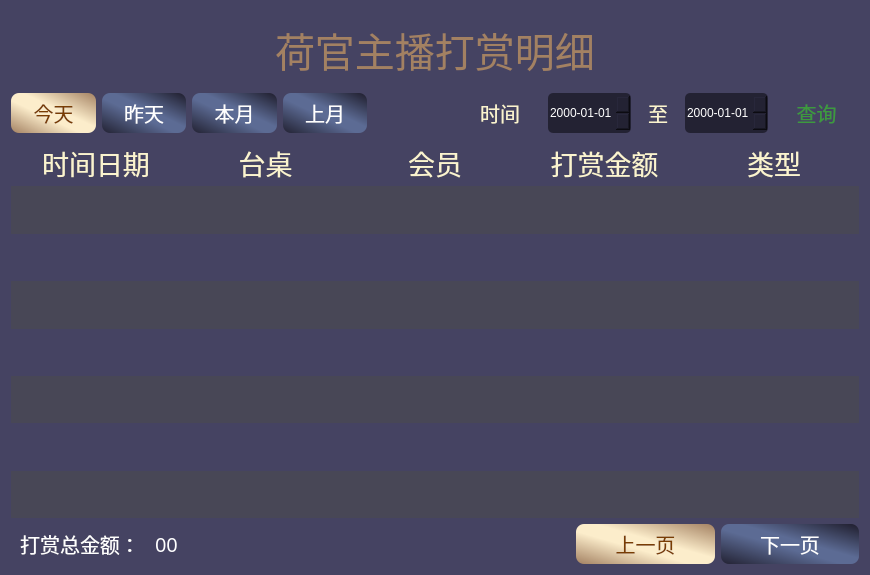
<?xml version="1.0" encoding="UTF-8"?>
<ui version="4.0">
 <class>MMoney</class>
 <widget class="QWidget" name="MMoney">
  <property name="geometry">
   <rect>
    <x>0</x>
    <y>0</y>
    <width>870</width>
    <height>575</height>
   </rect>
  </property>
  <property name="windowTitle">
   <string>Form</string>
  </property>
  <property name="styleSheet">
   <string notr="true">background-color: rgb(69, 67, 98);</string>
  </property>
  <layout class="QVBoxLayout" name="verticalLayout" stretch="1,1,5,1">
   <item>
    <layout class="QHBoxLayout" name="horizontalLayout" stretch="1,0,1">
     <item>
      <spacer name="horizontalSpacer">
       <property name="orientation">
        <enum>Qt::Horizontal</enum>
       </property>
       <property name="sizeHint" stdset="0">
        <size>
         <width>40</width>
         <height>20</height>
        </size>
       </property>
      </spacer>
     </item>
     <item>
      <widget class="QLabel" name="label">
       <property name="font">
        <font>
         <family>微软雅黑</family>
         <pointsize>30</pointsize>
        </font>
       </property>
       <property name="styleSheet">
        <string notr="true">background-color: transparent;
color: qlineargradient(spread:pad, x1:0, y1:1, x2:0, y2:0, stop:0 rgba(163, 129, 98, 255), stop:1 rgba(252, 237, 203, 255));</string>
       </property>
       <property name="text">
        <string>荷官主播打赏明细</string>
       </property>
       <property name="alignment">
        <set>Qt::AlignLeading|Qt::AlignLeft|Qt::AlignVCenter</set>
       </property>
      </widget>
     </item>
     <item>
      <spacer name="horizontalSpacer_2">
       <property name="orientation">
        <enum>Qt::Horizontal</enum>
       </property>
       <property name="sizeHint" stdset="0">
        <size>
         <width>40</width>
         <height>20</height>
        </size>
       </property>
      </spacer>
     </item>
    </layout>
   </item>
   <item>
    <layout class="QHBoxLayout" name="horizontalLayout_2" stretch="2,2,2,2,2,2,0,1,0,2">
     <item>
      <widget class="QPushButton" name="pu_today">
       <property name="minimumSize">
        <size>
         <width>0</width>
         <height>40</height>
        </size>
       </property>
       <property name="font">
        <font>
         <family>方正粗黑宋简体</family>
         <pointsize>15</pointsize>
        </font>
       </property>
       <property name="styleSheet">
        <string notr="true">background-color: qlineargradient(spread:pad, x1:1, y1:0, x2:0, y2:1, stop:0 rgba(163, 129, 98, 255), stop:0.431818 rgba(252, 237, 203, 255), stop:0.590909 rgba(252, 237, 203, 255), stop:1 rgba(163, 129, 98, 255));
border-radius: 8px;
color: rgb(121, 61, 3);</string>
       </property>
       <property name="text">
        <string>今天</string>
       </property>
      </widget>
     </item>
     <item>
      <widget class="QPushButton" name="pu_yesterday">
       <property name="minimumSize">
        <size>
         <width>0</width>
         <height>40</height>
        </size>
       </property>
       <property name="font">
        <font>
         <family>方正粗黑宋简体</family>
         <pointsize>15</pointsize>
        </font>
       </property>
       <property name="styleSheet">
        <string notr="true">background-color: qlineargradient(spread:reflect, x1:0, y1:1, x2:1, y2:0, stop:0 rgba(35, 34, 51, 255), stop:0.4375 rgba(92, 107, 148, 255), stop:0.568182 rgba(92, 107, 148, 255), stop:0.971591 rgba(35, 34, 51, 255), stop:1 rgba(35, 34, 51, 255));
border-radius: 8px;
color: rgb(255, 255, 255);</string>
       </property>
       <property name="text">
        <string>昨天</string>
       </property>
      </widget>
     </item>
     <item>
      <widget class="QPushButton" name="pu_now_month">
       <property name="minimumSize">
        <size>
         <width>0</width>
         <height>40</height>
        </size>
       </property>
       <property name="font">
        <font>
         <family>方正粗黑宋简体</family>
         <pointsize>15</pointsize>
        </font>
       </property>
       <property name="styleSheet">
        <string notr="true">background-color: qlineargradient(spread:reflect, x1:0, y1:1, x2:1, y2:0, stop:0 rgba(35, 34, 51, 255), stop:0.4375 rgba(92, 107, 148, 255), stop:0.568182 rgba(92, 107, 148, 255), stop:0.971591 rgba(35, 34, 51, 255), stop:1 rgba(35, 34, 51, 255));
border-radius: 8px;
color: rgb(255, 255, 255);</string>
       </property>
       <property name="text">
        <string>本月</string>
       </property>
      </widget>
     </item>
     <item>
      <widget class="QPushButton" name="pu_front_month">
       <property name="minimumSize">
        <size>
         <width>0</width>
         <height>40</height>
        </size>
       </property>
       <property name="font">
        <font>
         <family>方正粗黑宋简体</family>
         <pointsize>15</pointsize>
        </font>
       </property>
       <property name="styleSheet">
        <string notr="true">background-color: qlineargradient(spread:reflect, x1:0, y1:1, x2:1, y2:0, stop:0 rgba(35, 34, 51, 255), stop:0.4375 rgba(92, 107, 148, 255), stop:0.568182 rgba(92, 107, 148, 255), stop:0.971591 rgba(35, 34, 51, 255), stop:1 rgba(35, 34, 51, 255));
border-radius: 8px;
color: rgb(255, 255, 255);</string>
       </property>
       <property name="text">
        <string>上月</string>
       </property>
      </widget>
     </item>
     <item>
      <spacer name="horizontalSpacer_3">
       <property name="orientation">
        <enum>Qt::Horizontal</enum>
       </property>
       <property name="sizeHint" stdset="0">
        <size>
         <width>40</width>
         <height>20</height>
        </size>
       </property>
      </spacer>
     </item>
     <item>
      <widget class="QLabel" name="label_2">
       <property name="font">
        <font>
         <family>方正粗黑宋简体</family>
         <pointsize>15</pointsize>
        </font>
       </property>
       <property name="styleSheet">
        <string notr="true">background-color: transparent;
color: rgb(251, 244, 207);
</string>
       </property>
       <property name="text">
        <string>时间</string>
       </property>
       <property name="alignment">
        <set>Qt::AlignCenter</set>
       </property>
      </widget>
     </item>
     <item>
      <widget class="QDateTimeEdit" name="dateTimeEdit_begin">
       <property name="minimumSize">
        <size>
         <width>0</width>
         <height>40</height>
        </size>
       </property>
       <property name="styleSheet">
        <string notr="true">background-color: rgb(35, 34, 51);
border-radius: 5px;
border: 3px;
color: rgb(255, 255, 255);</string>
       </property>
       <property name="date">
        <date>
         <year>2000</year>
         <month>1</month>
         <day>1</day>
        </date>
       </property>
       <property name="currentSection">
        <enum>QDateTimeEdit::YearSection</enum>
       </property>
       <property name="displayFormat">
        <string>yyyy-MM-dd</string>
       </property>
      </widget>
     </item>
     <item>
      <widget class="QLabel" name="label_3">
       <property name="font">
        <font>
         <family>方正粗黑宋简体</family>
         <pointsize>15</pointsize>
        </font>
       </property>
       <property name="styleSheet">
        <string notr="true">background-color: transparent;
color: rgb(251, 244, 207);
</string>
       </property>
       <property name="text">
        <string>至</string>
       </property>
       <property name="alignment">
        <set>Qt::AlignCenter</set>
       </property>
      </widget>
     </item>
     <item>
      <widget class="QDateTimeEdit" name="dateTimeEdit_end">
       <property name="minimumSize">
        <size>
         <width>0</width>
         <height>40</height>
        </size>
       </property>
       <property name="styleSheet">
        <string notr="true">background-color: rgb(35, 34, 51);
border-radius: 5px;
border: 3px;
color: rgb(255, 255, 255);</string>
       </property>
       <property name="displayFormat">
        <string>yyyy-MM-dd</string>
       </property>
      </widget>
     </item>
     <item>
      <widget class="QPushButton" name="pu_search">
       <property name="minimumSize">
        <size>
         <width>0</width>
         <height>40</height>
        </size>
       </property>
       <property name="font">
        <font>
         <family>方正粗黑宋简体</family>
         <pointsize>15</pointsize>
        </font>
       </property>
       <property name="styleSheet">
        <string notr="true">color: rgb(61, 154, 61);
background-color: transparent;
border-radius: 1px;</string>
       </property>
       <property name="text">
        <string>查询</string>
       </property>
      </widget>
     </item>
    </layout>
   </item>
   <item>
    <layout class="QGridLayout" name="gridLayout">
     <property name="spacing">
      <number>0</number>
     </property>
     <item row="5" column="1">
      <widget class="QLabel" name="label_four_deskNum">
       <property name="font">
        <font>
         <family>方正粗黑宋简体</family>
         <pointsize>18</pointsize>
        </font>
       </property>
       <property name="styleSheet">
        <string notr="true">background-color: transparent;
color: rgb(255, 255, 255);</string>
       </property>
       <property name="text">
        <string/>
       </property>
       <property name="alignment">
        <set>Qt::AlignCenter</set>
       </property>
      </widget>
     </item>
     <item row="8" column="0">
      <widget class="QLabel" name="label_seven_creatime">
       <property name="font">
        <font>
         <family>方正粗黑宋简体</family>
         <pointsize>18</pointsize>
        </font>
       </property>
       <property name="styleSheet">
        <string notr="true">background-color: rgb(72, 71, 86);
color: rgb(255, 255, 255);</string>
       </property>
       <property name="text">
        <string/>
       </property>
       <property name="alignment">
        <set>Qt::AlignCenter</set>
       </property>
      </widget>
     </item>
     <item row="1" column="4">
      <widget class="QLabel" name="label_14">
       <property name="font">
        <font>
         <family>方正粗黑宋简体</family>
         <pointsize>18</pointsize>
        </font>
       </property>
       <property name="styleSheet">
        <string notr="true">background-color: rgb(72, 71, 86);
color: rgb(255, 255, 255);</string>
       </property>
       <property name="text">
        <string/>
       </property>
       <property name="alignment">
        <set>Qt::AlignCenter</set>
       </property>
      </widget>
     </item>
     <item row="4" column="0">
      <widget class="QLabel" name="label_three_creatime">
       <property name="font">
        <font>
         <family>方正粗黑宋简体</family>
         <pointsize>18</pointsize>
        </font>
       </property>
       <property name="styleSheet">
        <string notr="true">background-color: rgb(72, 71, 86);color: rgb(255, 255, 255);</string>
       </property>
       <property name="text">
        <string/>
       </property>
       <property name="alignment">
        <set>Qt::AlignCenter</set>
       </property>
      </widget>
     </item>
     <item row="8" column="1">
      <widget class="QLabel" name="label_seven_deskNum">
       <property name="font">
        <font>
         <family>方正粗黑宋简体</family>
         <pointsize>18</pointsize>
        </font>
       </property>
       <property name="styleSheet">
        <string notr="true">background-color: rgb(72, 71, 86);
color: rgb(255, 255, 255);</string>
       </property>
       <property name="text">
        <string/>
       </property>
       <property name="alignment">
        <set>Qt::AlignCenter</set>
       </property>
      </widget>
     </item>
     <item row="4" column="2">
      <widget class="QLabel" name="label_26">
       <property name="font">
        <font>
         <family>方正粗黑宋简体</family>
         <pointsize>18</pointsize>
        </font>
       </property>
       <property name="styleSheet">
        <string notr="true">background-color: rgb(72, 71, 86);
color: rgb(255, 255, 255);</string>
       </property>
       <property name="text">
        <string/>
       </property>
       <property name="alignment">
        <set>Qt::AlignCenter</set>
       </property>
      </widget>
     </item>
     <item row="6" column="2">
      <widget class="QLabel" name="label_25">
       <property name="font">
        <font>
         <family>方正粗黑宋简体</family>
         <pointsize>18</pointsize>
        </font>
       </property>
       <property name="styleSheet">
        <string notr="true">background-color: rgb(72, 71, 86);
color: rgb(255, 255, 255);</string>
       </property>
       <property name="text">
        <string/>
       </property>
       <property name="alignment">
        <set>Qt::AlignCenter</set>
       </property>
      </widget>
     </item>
     <item row="1" column="1">
      <widget class="QLabel" name="label_one_deskNum">
       <property name="font">
        <font>
         <family>方正粗黑宋简体</family>
         <pointsize>18</pointsize>
        </font>
       </property>
       <property name="styleSheet">
        <string notr="true">background-color: rgb(72, 71, 86);
color: rgb(255, 255, 255);</string>
       </property>
       <property name="text">
        <string/>
       </property>
       <property name="alignment">
        <set>Qt::AlignCenter</set>
       </property>
      </widget>
     </item>
     <item row="5" column="4">
      <widget class="QLabel" name="label_30">
       <property name="font">
        <font>
         <family>方正粗黑宋简体</family>
         <pointsize>18</pointsize>
        </font>
       </property>
       <property name="styleSheet">
        <string notr="true">background-color: transparent;
color: rgb(255, 255, 255);</string>
       </property>
       <property name="text">
        <string/>
       </property>
       <property name="alignment">
        <set>Qt::AlignCenter</set>
       </property>
      </widget>
     </item>
     <item row="0" column="2">
      <widget class="QLabel" name="label_41">
       <property name="font">
        <font>
         <family>方正粗黑宋简体</family>
         <pointsize>20</pointsize>
        </font>
       </property>
       <property name="styleSheet">
        <string notr="true">background-color: transparent;
color: rgb(251, 244, 207);</string>
       </property>
       <property name="text">
        <string>会员</string>
       </property>
       <property name="alignment">
        <set>Qt::AlignCenter</set>
       </property>
      </widget>
     </item>
     <item row="5" column="3">
      <widget class="QLabel" name="label_four_money">
       <property name="font">
        <font>
         <family>方正粗黑宋简体</family>
         <pointsize>18</pointsize>
        </font>
       </property>
       <property name="styleSheet">
        <string notr="true">background-color: transparent;
color: rgb(255, 255, 255);</string>
       </property>
       <property name="text">
        <string/>
       </property>
       <property name="alignment">
        <set>Qt::AlignCenter</set>
       </property>
      </widget>
     </item>
     <item row="4" column="4">
      <widget class="QLabel" name="label_29">
       <property name="font">
        <font>
         <family>方正粗黑宋简体</family>
         <pointsize>18</pointsize>
        </font>
       </property>
       <property name="styleSheet">
        <string notr="true">background-color: rgb(72, 71, 86);
color: rgb(255, 255, 255);</string>
       </property>
       <property name="text">
        <string/>
       </property>
       <property name="alignment">
        <set>Qt::AlignCenter</set>
       </property>
      </widget>
     </item>
     <item row="1" column="3">
      <widget class="QLabel" name="label_one_money">
       <property name="font">
        <font>
         <family>方正粗黑宋简体</family>
         <pointsize>18</pointsize>
        </font>
       </property>
       <property name="styleSheet">
        <string notr="true">background-color: rgb(72, 71, 86);
color: rgb(255, 255, 255);</string>
       </property>
       <property name="text">
        <string/>
       </property>
       <property name="alignment">
        <set>Qt::AlignCenter</set>
       </property>
      </widget>
     </item>
     <item row="7" column="3">
      <widget class="QLabel" name="label_six_money">
       <property name="font">
        <font>
         <family>方正粗黑宋简体</family>
         <pointsize>18</pointsize>
        </font>
       </property>
       <property name="styleSheet">
        <string notr="true">background-color: transparent;
color: rgb(255, 255, 255);</string>
       </property>
       <property name="text">
        <string/>
       </property>
       <property name="alignment">
        <set>Qt::AlignCenter</set>
       </property>
      </widget>
     </item>
     <item row="8" column="2">
      <widget class="QLabel" name="label_34">
       <property name="font">
        <font>
         <family>方正粗黑宋简体</family>
         <pointsize>18</pointsize>
        </font>
       </property>
       <property name="styleSheet">
        <string notr="true">background-color: rgb(72, 71, 86);
color: rgb(255, 255, 255);</string>
       </property>
       <property name="text">
        <string/>
       </property>
       <property name="alignment">
        <set>Qt::AlignCenter</set>
       </property>
      </widget>
     </item>
     <item row="6" column="0">
      <widget class="QLabel" name="label_five_creatime">
       <property name="font">
        <font>
         <family>方正粗黑宋简体</family>
         <pointsize>18</pointsize>
        </font>
       </property>
       <property name="styleSheet">
        <string notr="true">background-color: rgb(72, 71, 86);color: rgb(255, 255, 255);</string>
       </property>
       <property name="text">
        <string/>
       </property>
       <property name="alignment">
        <set>Qt::AlignCenter</set>
       </property>
      </widget>
     </item>
     <item row="7" column="2">
      <widget class="QLabel" name="label_33">
       <property name="font">
        <font>
         <family>方正粗黑宋简体</family>
         <pointsize>18</pointsize>
        </font>
       </property>
       <property name="styleSheet">
        <string notr="true">background-color: transparent;
color: rgb(255, 255, 255);</string>
       </property>
       <property name="text">
        <string/>
       </property>
       <property name="alignment">
        <set>Qt::AlignCenter</set>
       </property>
      </widget>
     </item>
     <item row="8" column="3">
      <widget class="QLabel" name="label_seven_money">
       <property name="font">
        <font>
         <family>方正粗黑宋简体</family>
         <pointsize>18</pointsize>
        </font>
       </property>
       <property name="styleSheet">
        <string notr="true">background-color: rgb(72, 71, 86);
color: rgb(255, 255, 255);</string>
       </property>
       <property name="text">
        <string/>
       </property>
       <property name="alignment">
        <set>Qt::AlignCenter</set>
       </property>
      </widget>
     </item>
     <item row="2" column="4">
      <widget class="QLabel" name="label_18">
       <property name="font">
        <font>
         <family>方正粗黑宋简体</family>
         <pointsize>18</pointsize>
        </font>
       </property>
       <property name="styleSheet">
        <string notr="true">background-color: transparent;
color: rgb(255, 255, 255);</string>
       </property>
       <property name="text">
        <string/>
       </property>
       <property name="alignment">
        <set>Qt::AlignCenter</set>
       </property>
      </widget>
     </item>
     <item row="4" column="3">
      <widget class="QLabel" name="label_three_money">
       <property name="font">
        <font>
         <family>方正粗黑宋简体</family>
         <pointsize>18</pointsize>
        </font>
       </property>
       <property name="styleSheet">
        <string notr="true">background-color: rgb(72, 71, 86);
color: rgb(255, 255, 255);</string>
       </property>
       <property name="text">
        <string/>
       </property>
       <property name="alignment">
        <set>Qt::AlignCenter</set>
       </property>
      </widget>
     </item>
     <item row="7" column="0">
      <widget class="QLabel" name="label_six_creatime">
       <property name="font">
        <font>
         <family>方正粗黑宋简体</family>
         <pointsize>18</pointsize>
        </font>
       </property>
       <property name="styleSheet">
        <string notr="true">background-color: transparent;
color: rgb(255, 255, 255);</string>
       </property>
       <property name="text">
        <string/>
       </property>
       <property name="alignment">
        <set>Qt::AlignCenter</set>
       </property>
      </widget>
     </item>
     <item row="1" column="2">
      <widget class="QLabel" name="label_12">
       <property name="font">
        <font>
         <family>方正粗黑宋简体</family>
         <pointsize>18</pointsize>
        </font>
       </property>
       <property name="styleSheet">
        <string notr="true">background-color: rgb(72, 71, 86);
color: rgb(255, 255, 255);</string>
       </property>
       <property name="text">
        <string/>
       </property>
       <property name="alignment">
        <set>Qt::AlignCenter</set>
       </property>
      </widget>
     </item>
     <item row="5" column="2">
      <widget class="QLabel" name="label_21">
       <property name="font">
        <font>
         <family>方正粗黑宋简体</family>
         <pointsize>18</pointsize>
        </font>
       </property>
       <property name="styleSheet">
        <string notr="true">background-color: transparent;
color: rgb(255, 255, 255);</string>
       </property>
       <property name="text">
        <string/>
       </property>
       <property name="alignment">
        <set>Qt::AlignCenter</set>
       </property>
      </widget>
     </item>
     <item row="7" column="1">
      <widget class="QLabel" name="label_six_deskNum">
       <property name="font">
        <font>
         <family>方正粗黑宋简体</family>
         <pointsize>18</pointsize>
        </font>
       </property>
       <property name="styleSheet">
        <string notr="true">background-color: transparent;
color: rgb(255, 255, 255);</string>
       </property>
       <property name="text">
        <string/>
       </property>
       <property name="alignment">
        <set>Qt::AlignCenter</set>
       </property>
      </widget>
     </item>
     <item row="0" column="3">
      <widget class="QLabel" name="label_42">
       <property name="font">
        <font>
         <family>方正粗黑宋简体</family>
         <pointsize>20</pointsize>
        </font>
       </property>
       <property name="styleSheet">
        <string notr="true">background-color: transparent;
color: rgb(251, 244, 207);</string>
       </property>
       <property name="text">
        <string>打赏金额</string>
       </property>
       <property name="alignment">
        <set>Qt::AlignCenter</set>
       </property>
      </widget>
     </item>
     <item row="0" column="0">
      <widget class="QLabel" name="label_39">
       <property name="font">
        <font>
         <family>方正粗黑宋简体</family>
         <pointsize>20</pointsize>
        </font>
       </property>
       <property name="styleSheet">
        <string notr="true">background-color: transparent;
color: rgb(251, 244, 207);</string>
       </property>
       <property name="text">
        <string>时间日期</string>
       </property>
       <property name="alignment">
        <set>Qt::AlignCenter</set>
       </property>
      </widget>
     </item>
     <item row="5" column="0">
      <widget class="QLabel" name="label_four_creatime">
       <property name="font">
        <font>
         <family>方正粗黑宋简体</family>
         <pointsize>18</pointsize>
        </font>
       </property>
       <property name="styleSheet">
        <string notr="true">background-color: transparent;
color: rgb(255, 255, 255);</string>
       </property>
       <property name="text">
        <string/>
       </property>
       <property name="alignment">
        <set>Qt::AlignCenter</set>
       </property>
      </widget>
     </item>
     <item row="2" column="2">
      <widget class="QLabel" name="label_16">
       <property name="font">
        <font>
         <family>方正粗黑宋简体</family>
         <pointsize>18</pointsize>
        </font>
       </property>
       <property name="styleSheet">
        <string notr="true">background-color: transparent;
color: rgb(255, 255, 255);</string>
       </property>
       <property name="text">
        <string/>
       </property>
       <property name="alignment">
        <set>Qt::AlignCenter</set>
       </property>
      </widget>
     </item>
     <item row="2" column="1">
      <widget class="QLabel" name="label_two_deskNum">
       <property name="font">
        <font>
         <family>方正粗黑宋简体</family>
         <pointsize>18</pointsize>
        </font>
       </property>
       <property name="styleSheet">
        <string notr="true">background-color: transparent;
color: rgb(255, 255, 255);</string>
       </property>
       <property name="text">
        <string/>
       </property>
       <property name="alignment">
        <set>Qt::AlignCenter</set>
       </property>
      </widget>
     </item>
     <item row="6" column="1">
      <widget class="QLabel" name="label_five_deskNum">
       <property name="font">
        <font>
         <family>方正粗黑宋简体</family>
         <pointsize>18</pointsize>
        </font>
       </property>
       <property name="styleSheet">
        <string notr="true">background-color: rgb(72, 71, 86);
color: rgb(255, 255, 255);</string>
       </property>
       <property name="text">
        <string/>
       </property>
       <property name="alignment">
        <set>Qt::AlignCenter</set>
       </property>
      </widget>
     </item>
     <item row="7" column="4">
      <widget class="QLabel" name="label_37">
       <property name="font">
        <font>
         <family>方正粗黑宋简体</family>
         <pointsize>18</pointsize>
        </font>
       </property>
       <property name="styleSheet">
        <string notr="true">background-color: transparent;
color: rgb(255, 255, 255);</string>
       </property>
       <property name="text">
        <string/>
       </property>
       <property name="alignment">
        <set>Qt::AlignCenter</set>
       </property>
      </widget>
     </item>
     <item row="6" column="3">
      <widget class="QLabel" name="label_five_money">
       <property name="font">
        <font>
         <family>方正粗黑宋简体</family>
         <pointsize>18</pointsize>
        </font>
       </property>
       <property name="styleSheet">
        <string notr="true">background-color: rgb(72, 71, 86);
color: rgb(255, 255, 255);</string>
       </property>
       <property name="text">
        <string/>
       </property>
       <property name="alignment">
        <set>Qt::AlignCenter</set>
       </property>
      </widget>
     </item>
     <item row="4" column="1">
      <widget class="QLabel" name="label_three_deskNum">
       <property name="font">
        <font>
         <family>方正粗黑宋简体</family>
         <pointsize>18</pointsize>
        </font>
       </property>
       <property name="styleSheet">
        <string notr="true">background-color: rgb(72, 71, 86);
color: rgb(255, 255, 255);</string>
       </property>
       <property name="text">
        <string/>
       </property>
       <property name="alignment">
        <set>Qt::AlignCenter</set>
       </property>
      </widget>
     </item>
     <item row="6" column="4">
      <widget class="QLabel" name="label_31">
       <property name="font">
        <font>
         <family>方正粗黑宋简体</family>
         <pointsize>18</pointsize>
        </font>
       </property>
       <property name="styleSheet">
        <string notr="true">background-color: rgb(72, 71, 86);
color: rgb(255, 255, 255);</string>
       </property>
       <property name="text">
        <string/>
       </property>
       <property name="alignment">
        <set>Qt::AlignCenter</set>
       </property>
      </widget>
     </item>
     <item row="1" column="0">
      <widget class="QLabel" name="label_one_creatime">
       <property name="font">
        <font>
         <family>方正粗黑宋简体</family>
         <pointsize>18</pointsize>
        </font>
       </property>
       <property name="styleSheet">
        <string notr="true">background-color: rgb(72, 71, 86);
color: rgb(255, 255, 255);</string>
       </property>
       <property name="text">
        <string/>
       </property>
       <property name="alignment">
        <set>Qt::AlignCenter</set>
       </property>
      </widget>
     </item>
     <item row="2" column="0">
      <widget class="QLabel" name="label_two_creatime">
       <property name="font">
        <font>
         <family>方正粗黑宋简体</family>
         <pointsize>18</pointsize>
        </font>
       </property>
       <property name="styleSheet">
        <string notr="true">background-color: transparent;
color: rgb(255, 255, 255);</string>
       </property>
       <property name="text">
        <string/>
       </property>
       <property name="alignment">
        <set>Qt::AlignCenter</set>
       </property>
      </widget>
     </item>
     <item row="2" column="3">
      <widget class="QLabel" name="label_two_money">
       <property name="font">
        <font>
         <family>方正粗黑宋简体</family>
         <pointsize>18</pointsize>
        </font>
       </property>
       <property name="styleSheet">
        <string notr="true">background-color: transparent;
color: rgb(255, 255, 255);</string>
       </property>
       <property name="text">
        <string/>
       </property>
       <property name="alignment">
        <set>Qt::AlignCenter</set>
       </property>
      </widget>
     </item>
     <item row="8" column="4">
      <widget class="QLabel" name="label_38">
       <property name="font">
        <font>
         <family>方正粗黑宋简体</family>
         <pointsize>18</pointsize>
        </font>
       </property>
       <property name="styleSheet">
        <string notr="true">background-color: rgb(72, 71, 86);
color: rgb(255, 255, 255);</string>
       </property>
       <property name="text">
        <string/>
       </property>
       <property name="alignment">
        <set>Qt::AlignCenter</set>
       </property>
      </widget>
     </item>
     <item row="0" column="4">
      <widget class="QLabel" name="label_43">
       <property name="font">
        <font>
         <family>方正粗黑宋简体</family>
         <pointsize>20</pointsize>
        </font>
       </property>
       <property name="styleSheet">
        <string notr="true">background-color: transparent;
color: rgb(251, 244, 207);</string>
       </property>
       <property name="text">
        <string>类型</string>
       </property>
       <property name="alignment">
        <set>Qt::AlignCenter</set>
       </property>
      </widget>
     </item>
     <item row="0" column="1">
      <widget class="QLabel" name="label_40">
       <property name="font">
        <font>
         <family>方正粗黑宋简体</family>
         <pointsize>20</pointsize>
        </font>
       </property>
       <property name="styleSheet">
        <string notr="true">background-color: transparent;
color: rgb(251, 244, 207);</string>
       </property>
       <property name="text">
        <string>台桌</string>
       </property>
       <property name="alignment">
        <set>Qt::AlignCenter</set>
       </property>
      </widget>
     </item>
    </layout>
   </item>
   <item>
    <layout class="QHBoxLayout" name="horizontalLayout_3" stretch="1,1,2,1,1">
     <item>
      <widget class="QLabel" name="label_44">
       <property name="font">
        <font>
         <family>方正粗黑宋简体</family>
         <pointsize>15</pointsize>
        </font>
       </property>
       <property name="styleSheet">
        <string notr="true">background-color: transparent;
color: rgb(255, 255, 255);</string>
       </property>
       <property name="text">
        <string>打赏总金额：</string>
       </property>
       <property name="alignment">
        <set>Qt::AlignCenter</set>
       </property>
      </widget>
     </item>
     <item>
      <widget class="QLabel" name="label_45">
       <property name="font">
        <font>
         <family>方正粗黑宋简体</family>
         <pointsize>15</pointsize>
        </font>
       </property>
       <property name="styleSheet">
        <string notr="true">background-color: transparent;
color: rgb(255, 255, 255);</string>
       </property>
       <property name="text">
        <string>00</string>
       </property>
       <property name="alignment">
        <set>Qt::AlignLeading|Qt::AlignLeft|Qt::AlignVCenter</set>
       </property>
      </widget>
     </item>
     <item>
      <spacer name="horizontalSpacer_4">
       <property name="orientation">
        <enum>Qt::Horizontal</enum>
       </property>
       <property name="sizeHint" stdset="0">
        <size>
         <width>40</width>
         <height>20</height>
        </size>
       </property>
      </spacer>
     </item>
     <item>
      <widget class="QPushButton" name="pu_front_page">
       <property name="minimumSize">
        <size>
         <width>0</width>
         <height>40</height>
        </size>
       </property>
       <property name="font">
        <font>
         <family>方正粗黑宋简体</family>
         <pointsize>15</pointsize>
        </font>
       </property>
       <property name="styleSheet">
        <string notr="true">background-color: qlineargradient(spread:pad, x1:1, y1:0, x2:0, y2:1, stop:0 rgba(163, 129, 98, 255), stop:0.431818 rgba(252, 237, 203, 255), stop:0.590909 rgba(252, 237, 203, 255), stop:1 rgba(163, 129, 98, 255));
border-radius: 8px;
color: rgb(121, 61, 3);</string>
       </property>
       <property name="text">
        <string>上一页</string>
       </property>
      </widget>
     </item>
     <item>
      <widget class="QPushButton" name="pu_next_page">
       <property name="minimumSize">
        <size>
         <width>0</width>
         <height>40</height>
        </size>
       </property>
       <property name="font">
        <font>
         <family>方正粗黑宋简体</family>
         <pointsize>15</pointsize>
        </font>
       </property>
       <property name="styleSheet">
        <string notr="true">background-color: qlineargradient(spread:reflect, x1:0, y1:1, x2:1, y2:0, stop:0 rgba(35, 34, 51, 255), stop:0.4375 rgba(92, 107, 148, 255), stop:0.568182 rgba(92, 107, 148, 255), stop:0.971591 rgba(35, 34, 51, 255), stop:1 rgba(35, 34, 51, 255));
border-radius: 8px;
color: rgb(255, 255, 255);</string>
       </property>
       <property name="text">
        <string>下一页</string>
       </property>
      </widget>
     </item>
    </layout>
   </item>
  </layout>
 </widget>
 <resources/>
 <connections/>
</ui>
